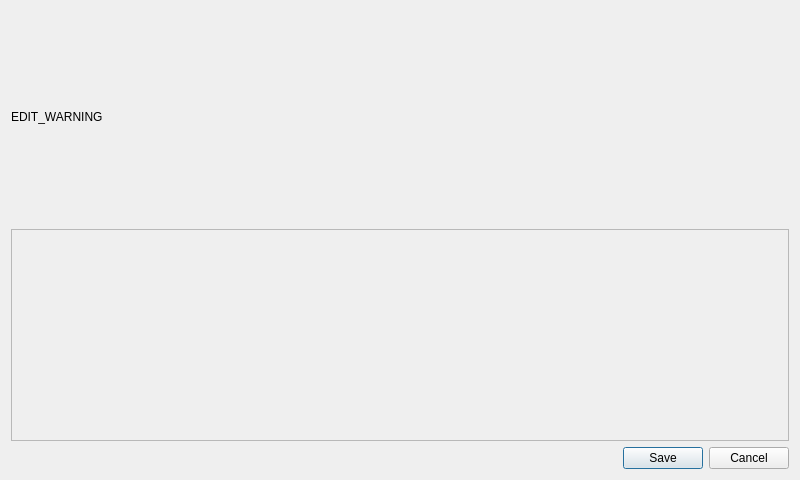
<?xml version="1.0" encoding="UTF-8"?>
<ui version="4.0">
 <class>ManualEditDialog</class>
 <widget class="QDialog" name="ManualEditDialog">
  <property name="geometry">
   <rect>
    <x>0</x>
    <y>0</y>
    <width>800</width>
    <height>480</height>
   </rect>
  </property>
  <property name="windowTitle">
   <string extracomment="Title of the hex editor window">HEX_EDITOR</string>
  </property>
  <layout class="QVBoxLayout" name="verticalLayout">
   <item>
    <widget class="QLabel" name="label_2">
     <property name="text">
      <string>EDIT_WARNING</string>
     </property>
    </widget>
   </item>
   <item>
    <layout class="QHBoxLayout" name="horizontalLayout">
     <item>
      <widget class="QHexEdit" name="frame">
       <property name="frameShape">
        <enum>QFrame::StyledPanel</enum>
       </property>
       <property name="frameShadow">
        <enum>QFrame::Raised</enum>
       </property>
      </widget>
     </item>
    </layout>
   </item>
   <item>
    <widget class="QDialogButtonBox" name="buttonBox">
     <property name="orientation">
      <enum>Qt::Horizontal</enum>
     </property>
     <property name="standardButtons">
      <set>QDialogButtonBox::Cancel|QDialogButtonBox::Save</set>
     </property>
    </widget>
   </item>
  </layout>
 </widget>
 <customwidgets>
  <customwidget>
   <class>QHexEdit</class>
   <extends>QFrame</extends>
   <header>QHexEdit/qhexedit.h</header>
   <container>1</container>
  </customwidget>
 </customwidgets>
 <resources/>
 <connections>
  <connection>
   <sender>buttonBox</sender>
   <signal>accepted()</signal>
   <receiver>ManualEditDialog</receiver>
   <slot>accept()</slot>
   <hints>
    <hint type="sourcelabel">
     <x>248</x>
     <y>254</y>
    </hint>
    <hint type="destinationlabel">
     <x>157</x>
     <y>274</y>
    </hint>
   </hints>
  </connection>
  <connection>
   <sender>buttonBox</sender>
   <signal>rejected()</signal>
   <receiver>ManualEditDialog</receiver>
   <slot>reject()</slot>
   <hints>
    <hint type="sourcelabel">
     <x>316</x>
     <y>260</y>
    </hint>
    <hint type="destinationlabel">
     <x>286</x>
     <y>274</y>
    </hint>
   </hints>
  </connection>
 </connections>
</ui>
